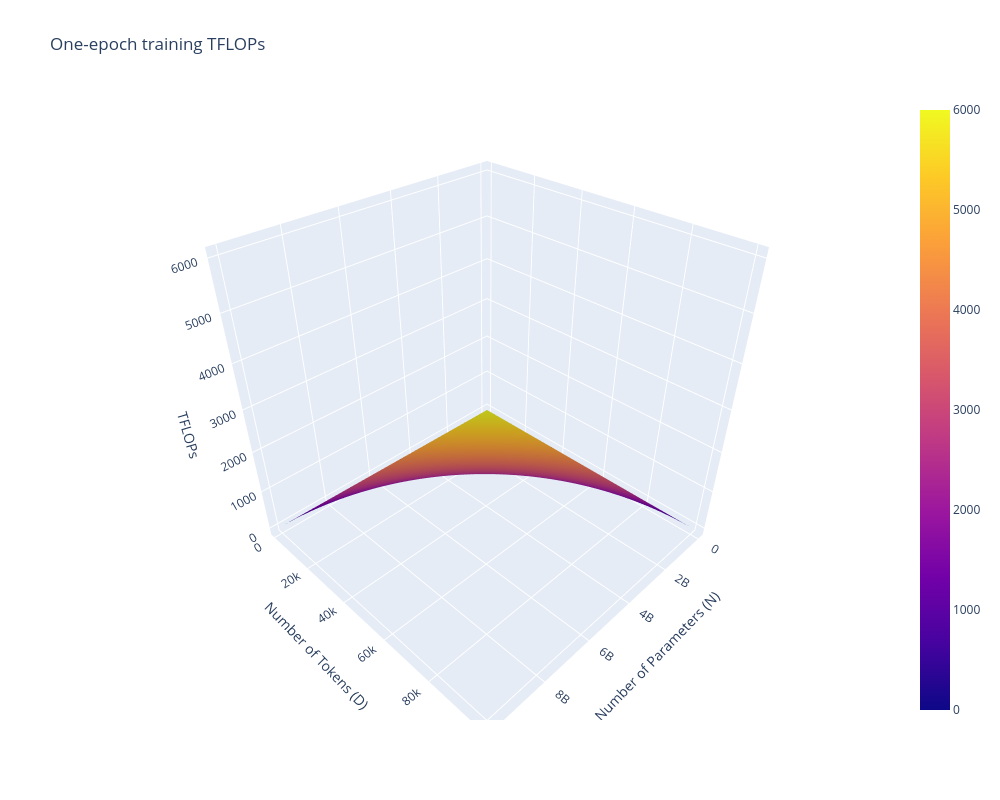

The notebook cell saved with this chart:
### Code cell
fig = go.Figure(data=[go.Surface(x=P, y=T_T, z=TFLOPs_train)])
fig.update_layout(
    title='One-epoch training TFLOPs',
    scene=dict(
        xaxis=dict(title='Number of Parameters (N)'),
        yaxis=dict(title='Number of Tokens (D)'),
        zaxis=dict(title='TFLOPs'),
    ),
    width=1000,   
    height=800
)
fig.show()

### Figure 1 — Plotly figure (JSON) as saved in the notebook; plotly's stock layout.template omitted (floating-point values rounded to 4 significant figures; data arrays with more than 128 entries replaced by an {"elided": "..."} marker saying what was removed)
{"data": [{"type": "surface", "x": {"elided": "50x50 float values"}, "y": {"elided": "50x50 float values"}, "z": {"elided": "50x50 float values"}}], "layout": {"height": 800, "scene": {"xaxis": {"title": {"text": "Number of Parameters (N)"}}, "yaxis": {"title": {"text": "Number of Tokens (D)"}}, "zaxis": {"title": {"text": "TFLOPs"}}}, "title": {"text": "One-epoch training TFLOPs"}, "width": 1000}}
